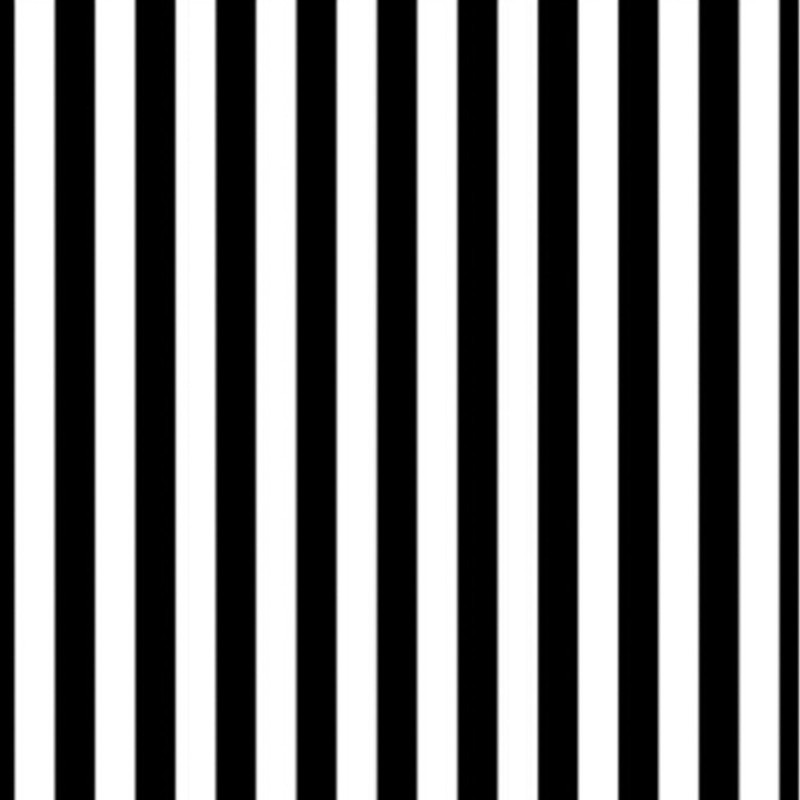
#> input picture Images/Convolutional_Filters_Edge_Detection/images/stripes.jpg, 800 x 800 px, found by its file name
$ jupyter execute Fourier-Transform.ipynb   (shell and % lines are left out)
#> lines starting #> are read from the running program, lines starting #| are printed output that depends on the picture
[cell 1]
import cv2
import numpy as np
from matplotlib import pyplot as plt

[cell 2]
image_stripes = cv2.imread(r'CVND_Exercises-master\1_2_Convolutional_Filters_Edge_Detection\images\stripes.jpg')
#> image_stripes is the input picture: shape (800, 800, 3); min 0, max 255, mean 128.6
image_stripes = cv2.cvtColor(image_stripes, cv2.COLOR_BGR2RGB)

image_solid = cv2.imread(r'CVND_Exercises-master\1_2_Convolutional_Filters_Edge_Detection\images\pink_solid.jpg')
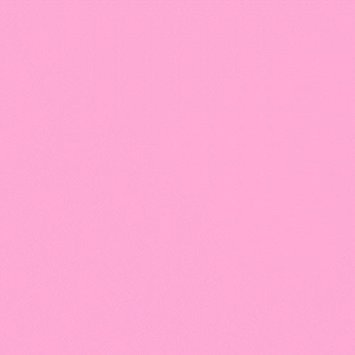
#> input picture Images/Convolutional_Filters_Edge_Detection/images/pink_solid.jpg, 355 x 355 px, found by its file name
#> image_solid is the input picture: shape (355, 355, 3); mean B, G, R 211.9, 169.9, 253.5
image_solid = cv2.cvtColor(image_solid, cv2.COLOR_BGR2RGB)

f, (ax1,ax2) = plt.subplots(1,2,figsize=(10,5))
ax1.imshow(image_stripes)
ax2.imshow(image_solid)
print('f',f)
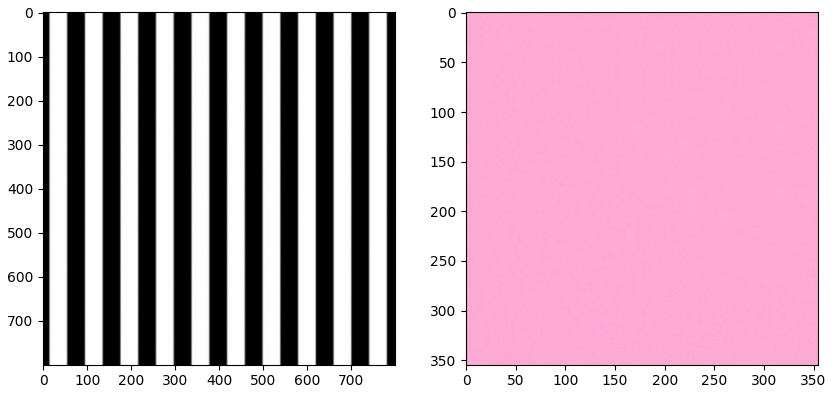
#> figure drawn by matplotlib, 2 panels

[cell 3]
gray_stripes = cv2.cvtColor(image_stripes, cv2.COLOR_RGB2GRAY)
gray_solid = cv2.cvtColor(image_solid, cv2.COLOR_RGB2GRAY)

f, (ax3,ax4) = plt.subplots(1,2,figsize=(10,5))
ax3.imshow(gray_stripes, cmap='gray')
ax4.imshow(gray_solid, cmap='gray')
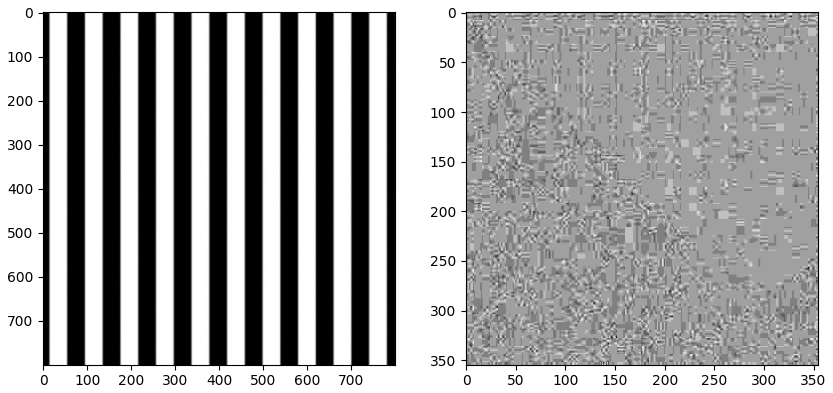
#> figure drawn by matplotlib, 2 panels

[cell 4]
norm_stripes = gray_stripes/255.0
norm_solid = gray_solid/255.0

f, (ax5,ax6) = plt.subplots(1,2,figsize=(10,5))
ax5.imshow(norm_stripes)
ax6.imshow(norm_solid)
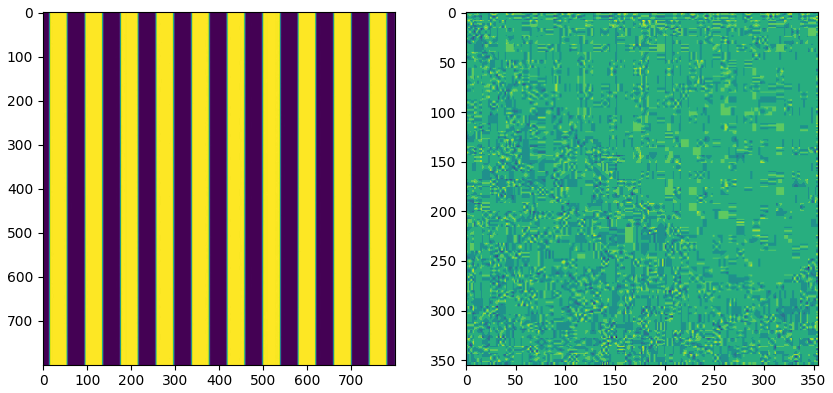
#> figure drawn by matplotlib, 2 panels

[cell 5]
def ft_image(norm_image):
    f = np.fft.fft2(norm_image)
    f_shift = np.fft.fftshift(f)
    freq = 20*np.log(np.abs(f_shift))
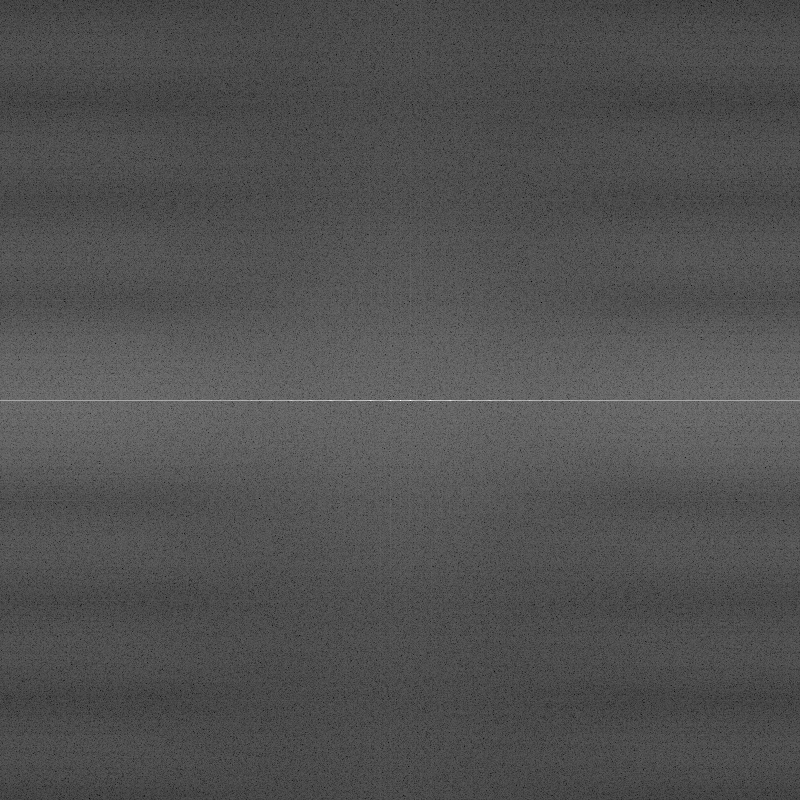
#> freq: shape (800, 800) float64; min -139.8, max 253.7, mean -14.4; drawn with min black and max white
    return freq

[cell 6]
f_stripes = ft_image(norm_stripes)
f_solid = ft_image(norm_solid)
#> in ft_image (call 2), `freq = 20*np.log(np.abs(f_shift))`:
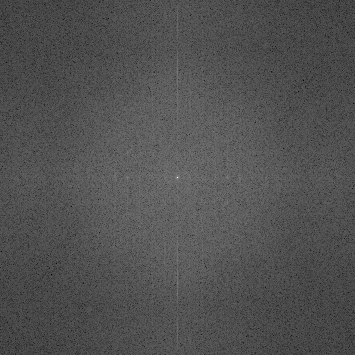
#> freq: shape (355, 355) float64; min -130.7, max 230, mean -15.2; drawn with min black and max white

[cell 7]
f, (ax1,ax2,ax3,ax4) = plt.subplots(1,4,figsize=(20,10))
ax1.imshow(image_stripes)
ax1.set_title('original image')
ax2.imshow(f_stripes, cmap='gray')
ax2.set_title('FT image')

ax3.imshow(image_solid)
ax3.set_title('original image')
ax4.imshow(f_solid, cmap='gray')
ax4.set_title('FT image')

[cell 8]
image = cv2.imread(r'CVND_Exercises-master\1_2_Convolutional_Filters_Edge_Detection\images\birds.jpg')
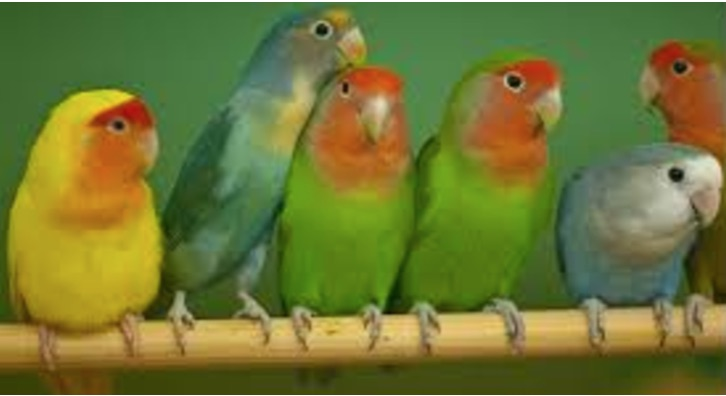
#> input picture Images/Convolutional_Filters_Edge_Detection/images/birds.jpg, 726 x 396 px, found by its file name
#> image is the input picture: shape (396, 726, 3); mean B, G, R 52.2, 118.2, 111.1
image = cv2.cvtColor(image, cv2.COLOR_BGR2RGB)
gray_image = cv2.cvtColor(image_solid, cv2.COLOR_RGB2GRAY)
norm_image = gray_image/255.0

f, (ax1,ax2,ax3) = plt.subplots(1,3,figsize=(20,10))
ax1.imshow(image)
ax1.set_title('original image')
ax2.imshow(gray_image, cmap='gray')
ax2.set_title('grayscale image')
ax3.imshow(norm_image)
ax3.set_title('normalized image')

[cell 9]
f_image = ft_image(norm_image)
f, (ax1,ax2) = plt.subplots(1, 2, figsize=(20,10))
ax1.imshow(image)
ax2.imshow(f_image, cmap='gray')
